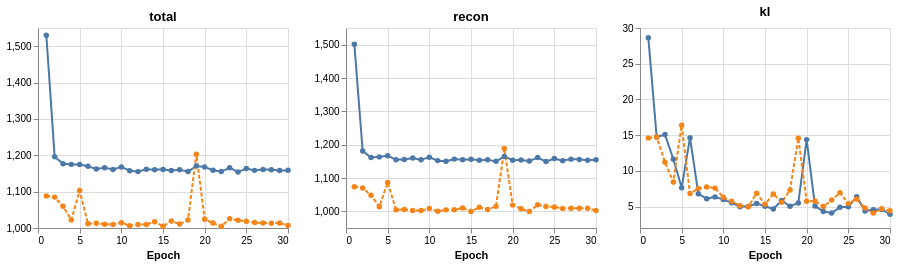

The cell this chart's notebook holds for it:
### Markdown cell above
## 5. Loss curves

Posterior collapse check: if the KL curve drops close to zero, the encoder is ignoring the input. In that case try `beta` below 1 or set `kl_warmup_epochs` (for example 10). Active dimensions counts the latent dimensions whose mean actually varies across days.

### Code cell
loss_plot = loss_curves(history, components=("total", "recon", "kl"))
loss_plot
